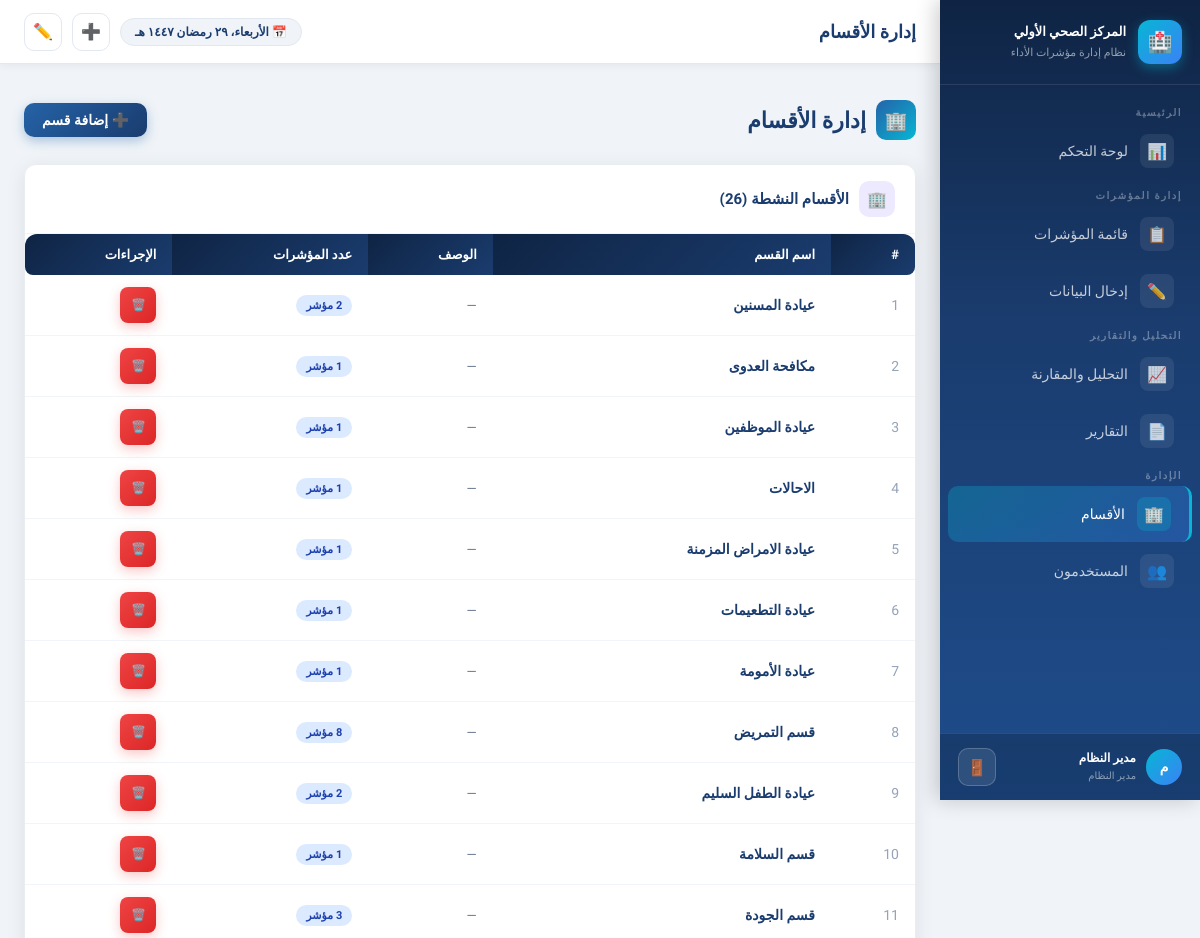
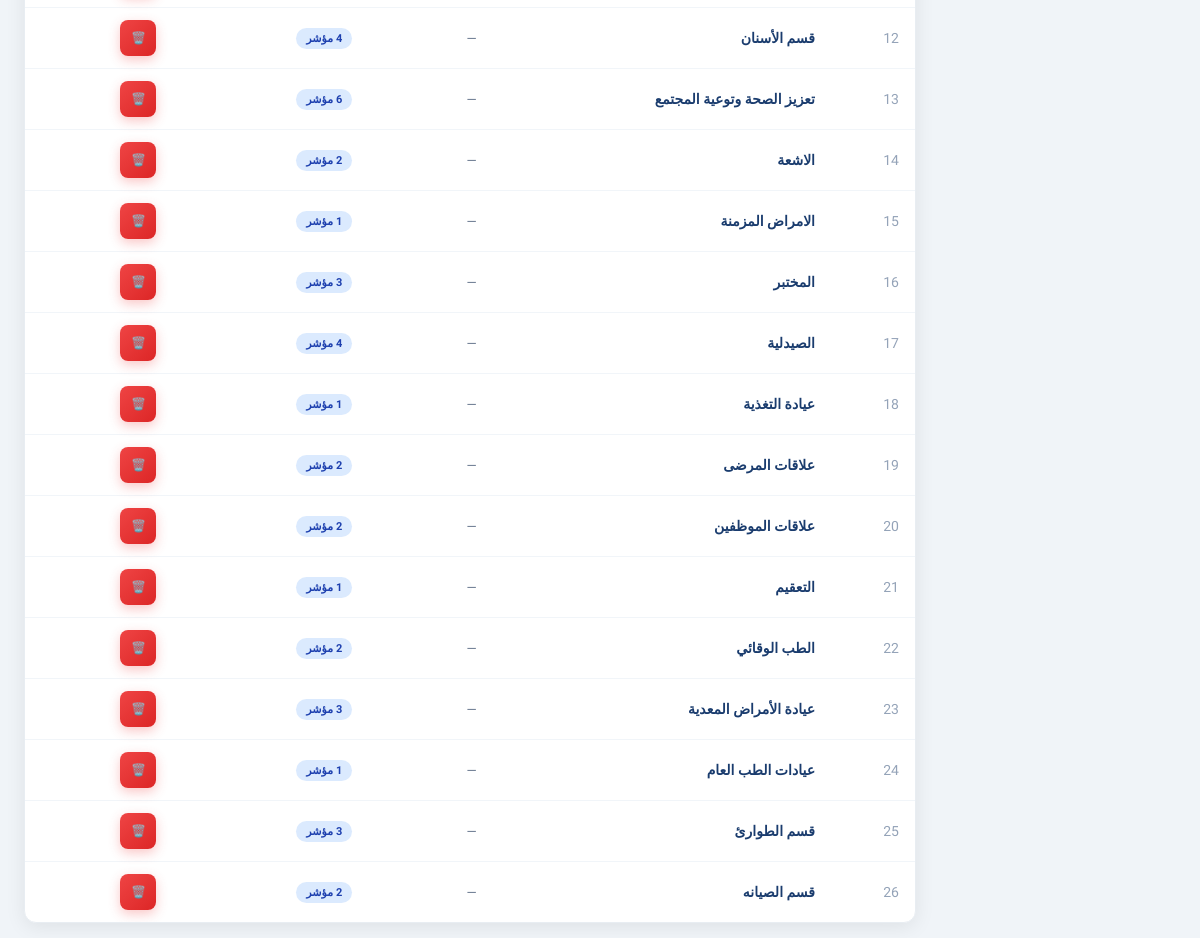
The page /departments (signed in) on the database its author committed (2 pictures, top to bottom).
### models.py (models this page shows)
class User(UserMixin, db.Model):
    __tablename__ = 'users'
    id = db.Column(db.Integer, primary_key=True)
    username = db.Column(db.String(80), unique=True, nullable=False)
    password = db.Column(db.String(200), nullable=False)
    full_name = db.Column(db.String(150), nullable=False)
    role = db.Column(db.String(50), nullable=False)  # admin, quality, head, staff
    department_id = db.Column(db.Integer, db.ForeignKey('departments.id'), nullable=True)
    is_active = db.Column(db.Boolean, default=True)
    created_at = db.Column(db.DateTime, default=datetime.utcnow)
    department = db.relationship('Department', backref='users')
    ROLES = {
        'admin': 'مدير النظام',
        'quality': 'قسم الجودة',
        'head': 'رئيس قسم',
        'staff': 'موظف إدخال بيانات'
    }
    def role_name(self):
        return self.ROLES.get(self.role, self.role)

class Department(db.Model):
    __tablename__ = 'departments'
    id = db.Column(db.Integer, primary_key=True)
    name = db.Column(db.String(150), unique=True, nullable=False)
    description = db.Column(db.String(300))
    is_active = db.Column(db.Boolean, default=True)
    kpis = db.relationship('KPI', backref='department', lazy=True)

### app.py (the view)
@app.route('/departments')
@login_required
def dept_list():
    if current_user.role not in ['admin', 'quality']:
        flash('ليس لديك صلاحية', 'danger')
        return redirect(url_for('dashboard'))
    departments = Department.query.filter_by(is_active=True).all()
    return render_template('dept_list.html', departments=departments)

### app.py (called while the page is built)
@login_manager.user_loader
def load_user(user_id):
    return User.query.get(int(user_id))

### templates/dept_list.html (shortened to what this page needs)
{% extends "base.html" %}
{% block page_title %}إدارة الأقسام{% endblock %}
{% block content %}
<div class="page-header animate-in">
  <h2><div class="icon-box">🏢</div> إدارة الأقسام</h2>
  <button class="btn btn-primary" onclick="openModal('addDeptModal')">➕ إضافة قسم</button>
</div>
<div class="card animate-in">
  <div class="card-header">
    <div class="card-icon" style="background:#ede9fe;color:#5b21b6;">🏢</div>
    <h5>الأقسام النشطة ({{ departments|length }})</h5>
  </div>
  <div class="table-container">
    <table class="table">
      <thead>
        <tr><th>#</th><th>اسم القسم</th><th>الوصف</th><th>عدد المؤشرات</th><th>الإجراءات</th></tr>
      </thead>
      <tbody>
        {% for dept in departments %}
        <tr>
          <td style="color:#94a3b8;">{{ loop.index }}</td>
          <td><strong style="color:#1a3c6e;">{{ dept.name }}</strong></td>
          <td style="color:#64748b;font-size:13px;">{{ dept.description or '—' }}</td>
          <td>
            <span class="badge badge-info">{{ dept.kpis|selectattr('is_active')|list|length }} مؤشر</span>
          </td>
          <td>
            {% if current_user.role == 'admin' %}
            <button class="btn btn-danger btn-sm btn-icon" data-tooltip="حذف"
              onclick="confirmDelete('{{ url_for('dept_delete', dept_id=dept.id) }}', 'حذف قسم: {{ dept.name }}؟')">🗑️</button>
            {% endif %}
          </td>
        </tr>
        {% endfor %}
      </tbody>
    </table>
  </div>
</div>
{% endblock %}

### templates/base.html (shortened to what this page needs)
<!DOCTYPE html>
<html lang="ar" dir="rtl">
<head>
  <link rel="stylesheet" href="{{ url_for('static', filename='css/style.css') }}">
</head>
<body>
<aside class="sidebar" id="sidebar">
  <div class="sidebar-brand">
    <div class="brand-icon">🏥</div>
    <div class="brand-text">
      <h5>المركز الصحي الأولي</h5>
      <small>نظام إدارة مؤشرات الأداء</small>
    </div>
  </div>
  <nav class="sidebar-nav">
    <div class="nav-section-title">الرئيسية</div>
    <a href="{{ url_for('dashboard') }}" class="{{ 'active' if request.endpoint == 'dashboard' }}">
      <span class="nav-icon">📊</span>
      <span>لوحة التحكم</span>
    </a>
    <div class="nav-section-title">إدارة المؤشرات</div>
    <a href="{{ url_for('kpi_list') }}" class="{{ 'active' if request.endpoint in ['kpi_list','kpi_add','kpi_edit','kpi_detail'] }}">
      <span class="nav-icon">📋</span>
      <span>قائمة المؤشرات</span>
    </a>
    <a href="{{ url_for('data_entry') }}" class="{{ 'active' if request.endpoint == 'data_entry' }}">
      <span class="nav-icon">✏️</span>
      <span>إدخال البيانات</span>
    </a>
    <div class="nav-section-title">التحليل والتقارير</div>
    <a href="{{ url_for('analysis') }}" class="{{ 'active' if request.endpoint == 'analysis' }}">
      <span class="nav-icon">📈</span>
      <span>التحليل والمقارنة</span>
    </a>
    <a href="{{ url_for('reports') }}" class="{{ 'active' if request.endpoint == 'reports' }}">
      <span class="nav-icon">📄</span>
      <span>التقارير</span>
    </a>
    {% if current_user.role in ['admin', 'quality'] %}
    <div class="nav-section-title">الإدارة</div>
    <a href="{{ url_for('dept_list') }}" class="{{ 'active' if request.endpoint in ['dept_list'] }}">
      <span class="nav-icon">🏢</span>
      <span>الأقسام</span>
    </a>
    {% endif %}
    {% if current_user.role == 'admin' %}
    <a href="{{ url_for('user_list') }}" class="{{ 'active' if request.endpoint in ['user_list','user_add','user_edit'] }}">
      <span class="nav-icon">👥</span>
      <span>المستخدمون</span>
    </a>
    {% endif %}
  </nav>
  <div class="sidebar-user">
    <div class="user-avatar">{{ current_user.full_name[0] if current_user.full_name else 'م' }}</div>
    <div class="user-info">
      <strong>{{ current_user.full_name }}</strong>
      <small>{{ current_user.role_name() }}</small>
    </div>
    <a href="{{ url_for('logout') }}" class="header-btn" data-tooltip="تسجيل الخروج" style="margin-right:auto;background:rgba(255,255,255,0.1);border-color:rgba(255,255,255,0.2);color:#fff;">🚪</a>
  </div>
</aside>
<div class="main-content">
  <header class="top-header">
    <div class="page-title">{% block page_title %}{% endblock %}</div>
    <div class="header-actions">
      <span class="date-badge" id="currentDate">📅 جاري التحميل...</span>
      {% if current_user.role in ['admin','quality'] %}
      <a href="{{ url_for('kpi_add') }}" class="header-btn" data-tooltip="إضافة مؤشر جديد">➕</a>
      {% endif %}
      <a href="{{ url_for('data_entry') }}" class="header-btn" data-tooltip="إدخال بيانات">✏️</a>
    </div>
  </header>
  <div class="page-content">
    {% block content %}{% endblock %}
  </div>
</div>
</body>
</html>

### rows shown on the page
User: full_name "م", full_name "مدير النظام", role_name "مدير النظام"
Department: name "عيادة المسنين", description "—"
Department: name "مكافحة العدوى", description "—"
Department: name "عيادة الموظفين", description "—"
Department: name "الاحالات", description "—"
Department: name "عيادة الامراض المزمنة", description "—"
Department: name "عيادة التطعيمات", description "—"
Department: name "عيادة الأمومة", description "—"
Department: name "قسم التمريض", description "—"
Department: name "عيادة الطفل السليم", description "—"
Department: name "قسم السلامة", description "—"
Department: name "قسم الجودة", description "—"
Department: name "قسم الأسنان", description "—"
Department: name "تعزيز الصحة وتوعية المجتمع", description "—"
Department: name "الاشعة", description "—"
Department: name "الامراض المزمنة", description "—"
Department: name "المختبر", description "—"
Department: name "الصيدلية", description "—"
Department: name "عيادة التغذية", description "—"
Department: name "علاقات المرضى", description "—"
Department: name "علاقات الموظفين", description "—"
Department: name "التعقيم", description "—"
Department: name "الطب الوقائي", description "—"
Department: name "عيادة الأمراض المعدية", description "—"
Department: name "عيادات الطب العام", description "—"
Department: name "قسم الطوارئ", description "—"
Department: name "قسم الصيانه", description "—"

### other values the page prints
{{ departments|length }} "26"
